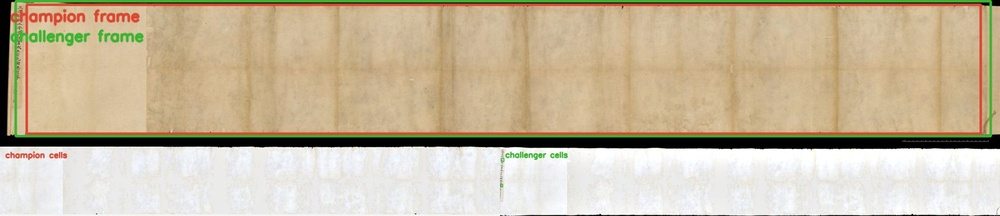
#> input picture experiments/light_frame/outv1_unbounded/audit_00_idp_1998_116_sample10_f001r.jpg, 1000 x 216 px, shrunk from 1800 x 389 before the run
$ python -i glyphs.py   (imports and definitions only)
#> lines starting #> are read from the running program, lines starting #| are printed output that depends on the picture; after the words box and inside, x2 and y2 are one past the last pixel; in counts of white or black regions, pixels touching at a corner belong together
#> further down, picture is the input picture: shape (216, 1000, 3); mean B, G, R 158.9, 185, 199.4
"""Forced alignment of a transcription to ink blobs.

Pure geometry, no model calls. The transcription supplies the character
sequence; the image supplies ink blobs; dynamic programming binds them
column by column. Order is the signal: merged blobs (ink bleed) and split
blobs (damage) are absorbed by the alignment ops, never by re-reading.
"""

from __future__ import annotations

from dataclasses import dataclass

import cv2
import numpy as np

# characters the transcription may carry that have no ink of their own
_NON_INK = set("〔〕?()[] 　")
_MIN_BLOB_AREA_FRAC = 0.05  # of median glyph area — below is speckle
_SMALL_GLYPH_FRAC = 0.45  # of main glyph height — interlinear/gloss pool
_COLUMN_GAP_FRAC = 0.55  # of glyph width — x-gap that splits columns
_MERGE_MAX = 4  # blobs a single character may span vertically
_GLYPH_OF_PITCH = 0.62  # glyph height as fraction of column pitch


@dataclass
class Cell:
    """One vertical slot in a column: a blob or a fused run of fragments."""

    x0: int
    y0: int
    x1: int
    y1: int

    @property
    def h(self) -> int:
        return self.y1 - self.y0

    # [64 lines left out: functions bbox, fuse, align_page, not called in this run]


def binarize(image: np.ndarray) -> np.ndarray:
    gray = cv2.cvtColor(image, cv2.COLOR_BGR2GRAY) if image.ndim == 3 else image
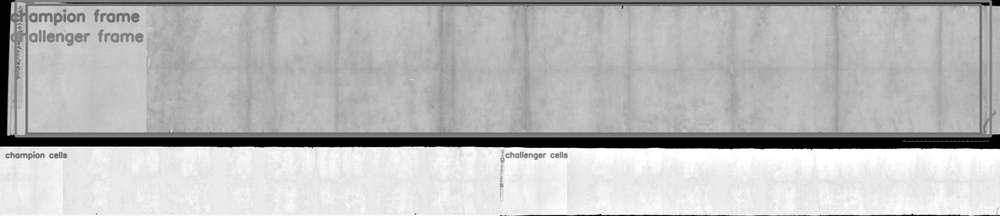
#> gray: shape (216, 1000); min 0, max 255, mean 186.3
    mask = cv2.adaptiveThreshold(
        gray,
        255,
        cv2.ADAPTIVE_THRESH_GAUSSIAN_C,
        cv2.THRESH_BINARY_INV,
        blockSize=35,
        C=12,
    )
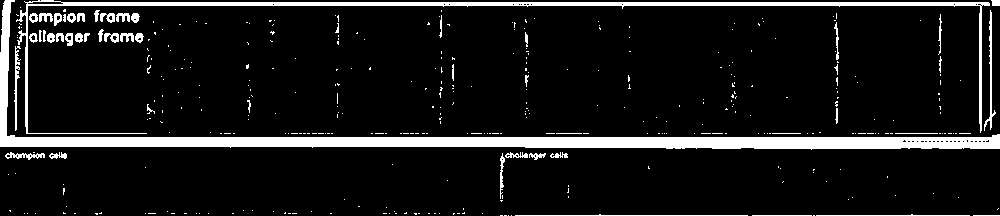
#> mask: shape (216, 1000); 9.7% white; 383 white regions (332 under 20 px), largest, box (x1, y1, x2, y2) and area: (0, 0, 1000, 150) 11818, (16, 0, 990, 134) 4741, (984, 10, 996, 131) 295
    return cv2.morphologyEx(mask, cv2.MORPH_OPEN, np.ones((2, 2), np.uint8))
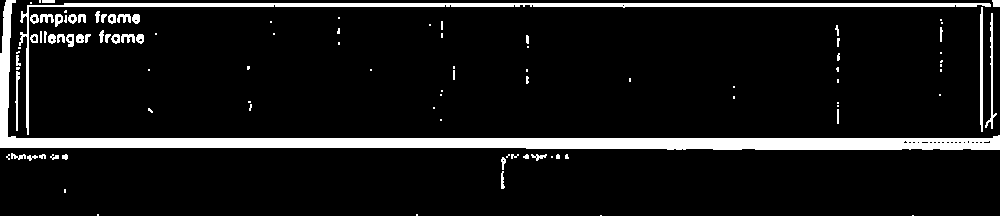
#> returned value: shape (216, 1000); 8.9% white; 102 white regions (53 under 20 px), largest, box (x1, y1, x2, y2) and area: (0, 0, 1000, 150) 11899, (19, 3, 991, 135) 4161, (980, 7, 983, 132) 361


# [157 lines left out: functions ink_blobs, _column_pitch, _main_glyph_height, column_bands, _split_wide, _band_cells and 1 more, not called in this run]


def _match_cost(cell: Cell, glyph_h: float) -> float:
    return abs(cell.h - glyph_h) / glyph_h * 0.8


def _ink_chars(line: str) -> list[str]:
    return [ch for ch in line.strip() if ch not in _NON_INK]


# [31 lines left out: functions _column_payload, _stats, not called in this run]

>>> import cv2
>>> picture = cv2.imread('../../experiments/light_frame/outv1_unbounded/audit_00_idp_1998_116_sample10_f001r.jpg')
>>> result = binarize(picture)

$ run again, on experiments/light_frame/outv1_unbounded/audit_02_gallica_pelliot_chinois_4837_page_0003.jpg
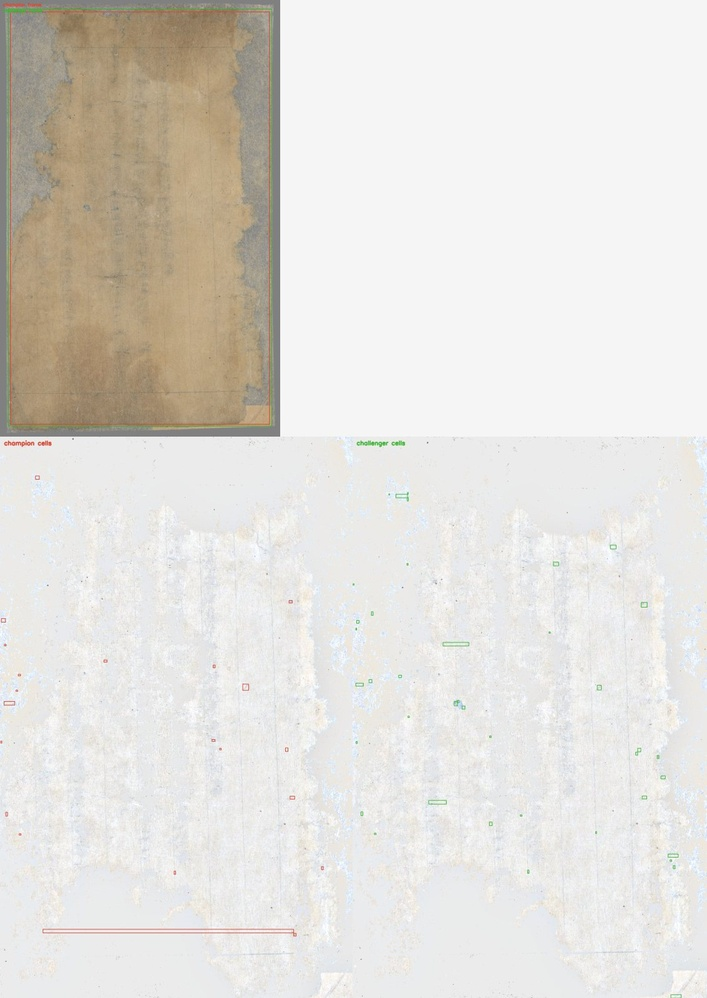
#> input picture experiments/light_frame/outv1_unbounded/audit_02_gallica_pelliot_chinois_4837_page_0003.jpg, 707 x 998 px, shrunk from 1133 x 1600 before the run
#> picture is the input picture: shape (998, 707, 3); mean B, G, R 217.4, 222.5, 225.4
#> in binarize, `mask = cv2.adaptiveThreshold( gray, 255, cv2.ADAPTIVE_THRESH_GAUSSIAN_..`:
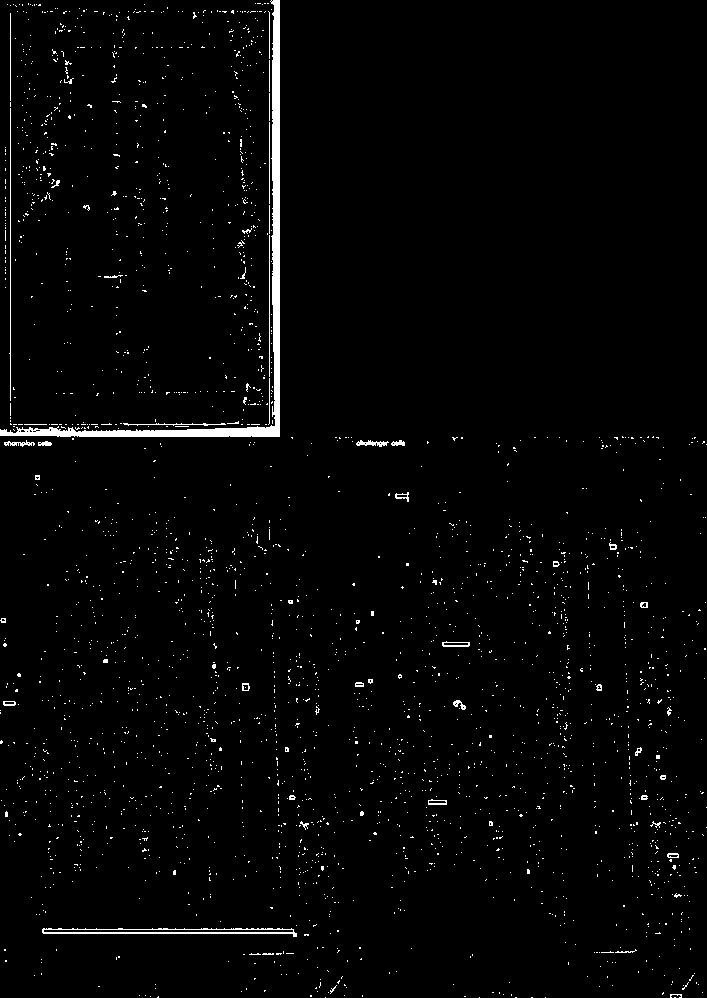
#> mask: shape (998, 707); 2% white; 2663 white regions (2615 under 20 px), largest, box (x1, y1, x2, y2) and area: (0, 0, 280, 437) 5189, (42, 928, 297, 937) 850, (9, 108, 11, 401) 294
#> in binarize, `return cv2.morphologyEx(mask, cv2.MORPH_OPEN, np.ones((2, 2), np.uint8))`:
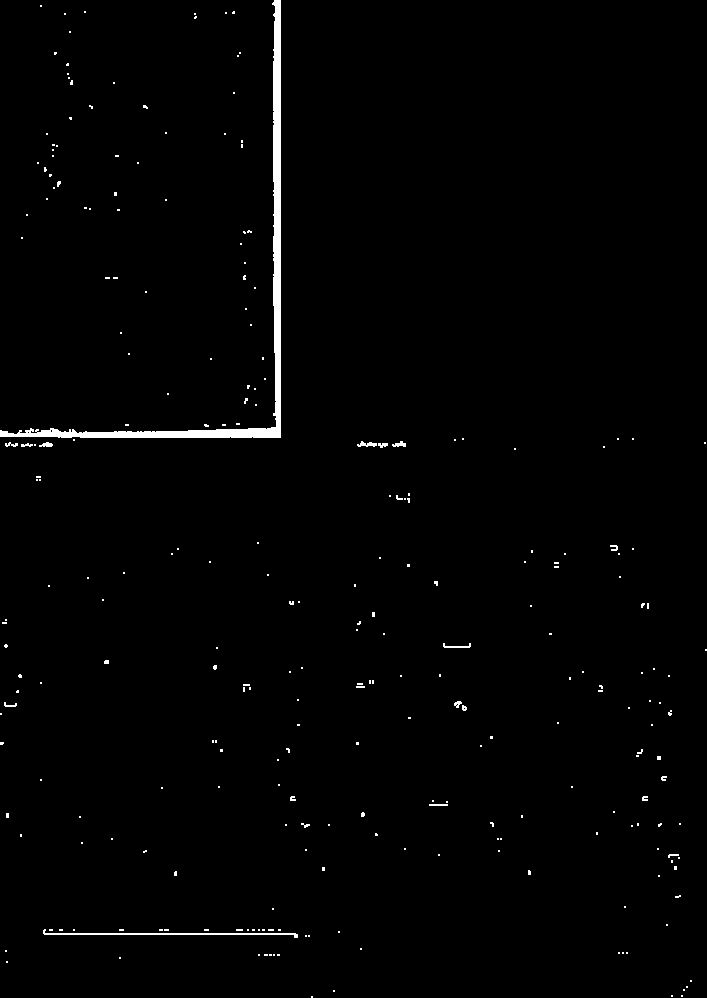
#> returned value: shape (998, 707); 1.1% white; 265 white regions (246 under 20 px), largest, box (x1, y1, x2, y2) and area: (0, 0, 281, 438) 5147, (43, 929, 298, 938) 528, (357, 441, 377, 447) 69
